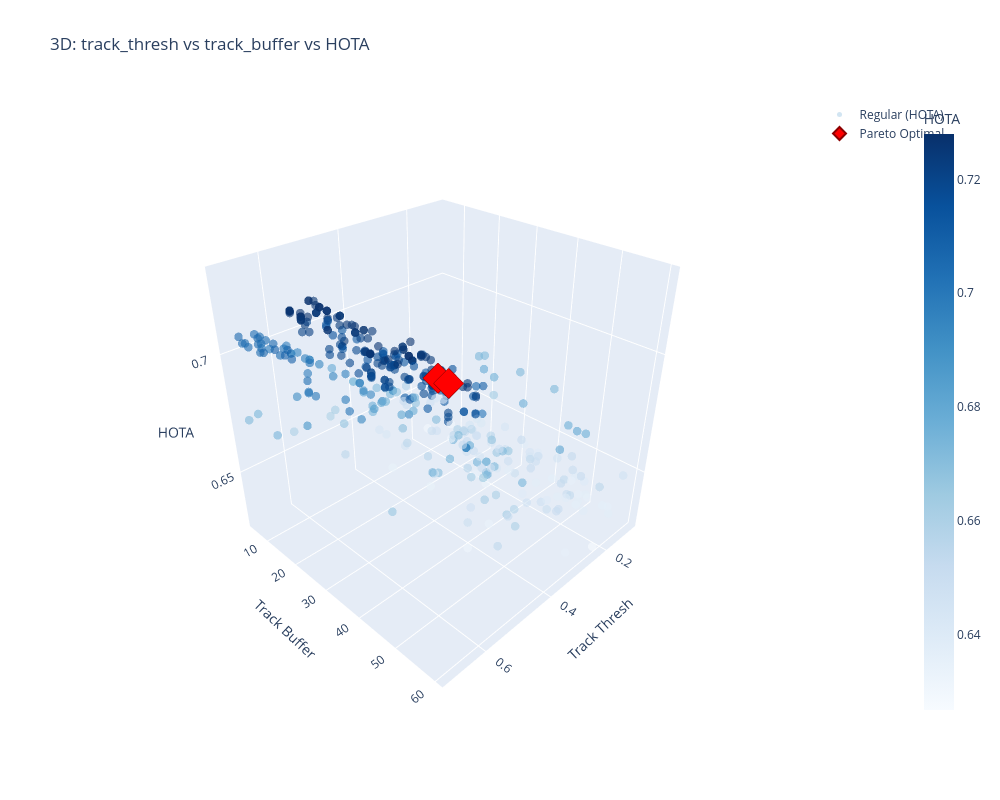

Here is the notebook cell this chart was saved with:
### Markdown cell above
## 6. Interactive 3D Scatter Plots

### Code cell
# 3D plot: track_thresh vs track_buffer vs HOTA
df_results['Pareto'] = df_results['is_pareto'].map({True: 'Pareto Optimal', False: 'Regular'})

fig = go.Figure()

regular = df_results[~df_results['is_pareto']]
fig.add_trace(go.Scatter3d(
    x=regular['track_thresh'],
    y=regular['track_buffer'],
    z=regular['HOTA'],
    mode='markers',
    name='Regular (HOTA)',
    marker=dict(size=5, color=regular['HOTA'], colorscale='Blues', opacity=0.6, 
                showscale=True, colorbar=dict(x=1.15, title="HOTA")),
    text=[f"Track Thresh: {row['track_thresh']:.2f}<br>Buffer: {row['track_buffer']}<br>Match: {row['match_thresh']:.2f}<br>HOTA: {row['HOTA']:.4f}<br>IDF1: {row['IDF1']:.4f}" 
          for _, row in regular.iterrows()],
    hoverinfo='text'
))

fig.add_trace(go.Scatter3d(
    x=pareto_trials['track_thresh'],
    y=pareto_trials['track_buffer'],
    z=pareto_trials['HOTA'],
    mode='markers',
    name='Pareto Optimal',
    marker=dict(size=10, color='red', symbol='diamond', line=dict(color='darkred', width=2)),
    text=[f"Track Thresh: {row['track_thresh']:.2f}<br>Buffer: {row['track_buffer']}<br>Match: {row['match_thresh']:.2f}<br>HOTA: {row['HOTA']:.4f}<br>IDF1: {row['IDF1']:.4f}" 
          for _, row in pareto_trials.iterrows()],
    hoverinfo='text'
))

fig.update_layout(
    title='3D: track_thresh vs track_buffer vs HOTA',
    scene=dict(xaxis_title='Track Thresh', yaxis_title='Track Buffer', zaxis_title='HOTA',
               camera=dict(eye=dict(x=1.5, y=1.5, z=1.3))),
    width=1000, height=800
)
fig.show()

### Figure 1 — Plotly figure (JSON) as saved in the notebook; plotly's stock layout.template omitted (floating-point values rounded to 4 significant figures; data arrays with more than 128 entries replaced by an {"elided": "..."} marker saying what was removed)
{"data": [{"hoverinfo": "text", "marker": {"color": {"elided": "419 float values"}, "colorbar": {"title": {"text": "HOTA"}, "x": 1.15}, "colorscale": [[0, "rgb(247,251,255)"], [0.125, "rgb(222,235,247)"], [0.25, "rgb(198,219,239)"], [0.375, "rgb(158,202,225)"], [0.5, "rgb(107,174,214)"], [0.625, "rgb(66,146,198)"], [0.75, "rgb(33,113,181)"], [0.875, "rgb(8,81,156)"], [1, "rgb(8,48,107)"]], "opacity": 0.6, "showscale": true, "size": 5}, "mode": "markers", "name": "Regular (HOTA)", "text": {"elided": "419 str values"}, "type": "scatter3d", "x": {"elided": "419 float values"}, "y": {"elided": "419 float values"}, "z": {"elided": "419 float values"}}, {"hoverinfo": "text", "marker": {"color": "red", "line": {"color": "darkred", "width": 2}, "size": 10, "symbol": "diamond"}, "mode": "markers", "name": "Pareto Optimal", "text": ["Track Thresh: 0.69<br>Buffer: 60.0<br>Match: 0.65<br>HOTA: 0.7286<br>IDF1: 0.8033", "Track Thresh: 0.69<br>Buffer: 60.0<br>Match: 0.65<br>HOTA: 0.7286<br>IDF1: 0.8033", "Track Thresh: 0.69<br>Buffer: 58.0<br>Match: 0.65<br>HOTA: 0.7286<br>IDF1: 0.8033"], "type": "scatter3d", "x": [0.6859, 0.6859, 0.6859], "y": [60.0, 60.0, 58.0], "z": [0.7286, 0.7286, 0.7286]}], "layout": {"height": 800, "scene": {"camera": {"eye": {"x": 1.5, "y": 1.5, "z": 1.3}}, "xaxis": {"title": {"text": "Track Thresh"}}, "yaxis": {"title": {"text": "Track Buffer"}}, "zaxis": {"title": {"text": "HOTA"}}}, "title": {"text": "3D: track_thresh vs track_buffer vs HOTA"}, "width": 1000}}
